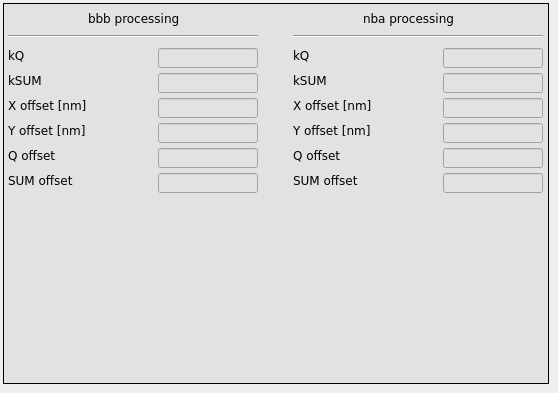
      <widget class="QWidget" name="Lin_2">
       <attribute name="title">
        <string>Calibration</string>
       </attribute>
       <widget class="caFrame" name="caframe_8">
        <property name="geometry">
         <rect>
          <x>3</x>
          <y>3</y>
          <width>546</width>
          <height>381</height>
         </rect>
        </property>
        <property name="styleSheet">
         <string notr="true">background-color: rgb(226, 226, 226);</string>
        </property>
        <property name="frameShape">
         <enum>QFrame::Box</enum>
        </property>
        <widget class="QLabel" name="label_38">
         <property name="geometry">
          <rect>
           <x>5</x>
           <y>140</y>
           <width>75</width>
           <height>25</height>
          </rect>
         </property>
         <property name="font">
          <font>
           <family>DejaVu Sans</family>
          </font>
         </property>
         <property name="styleSheet">
          <string notr="true">color: rgb(0, 0, 0);</string>
         </property>
         <property name="text">
          <string>Q offset</string>
         </property>
        </widget>
        <widget class="QLabel" name="label_39">
         <property name="geometry">
          <rect>
           <x>5</x>
           <y>165</y>
           <width>75</width>
           <height>25</height>
          </rect>
         </property>
         <property name="font">
          <font>
           <family>DejaVu Sans</family>
          </font>
         </property>
         <property name="styleSheet">
          <string notr="true">color: rgb(0, 0, 0);</string>
         </property>
         <property name="text">
          <string>SUM offset</string>
         </property>
        </widget>
        <widget class="caTextEntry" name="catextentry_29">
         <property name="geometry">
          <rect>
           <x>155</x>
           <y>45</y>
           <width>100</width>
           <height>20</height>
          </rect>
         </property>
         <property name="font">
          <font>
           <family>DejaVu Sans</family>
           <pointsize>9</pointsize>
           <stylestrategy>PreferDefault</stylestrategy>
          </font>
         </property>
         <property name="alignment">
          <set>Qt::AlignRight|Qt::AlignTrailing|Qt::AlignVCenter</set>
         </property>
         <property name="channel" stdset="0">
          <string notr="true">$(BPM):calibration:bbb:k:q</string>
         </property>
         <property name="background">
          <color>
           <red>255</red>
           <green>255</green>
           <blue>255</blue>
          </color>
         </property>
         <property name="colorMode">
          <enum>caLineEdit::Static</enum>
         </property>
         <property name="precision">
          <number>4</number>
         </property>
         <property name="precisionMode">
          <enum>caLineEdit::Channel</enum>
         </property>
         <property name="maxValue">
          <double>2.000000000000000</double>
         </property>
         <property name="minValue">
          <double>0.100000000000000</double>
         </property>
        </widget>
        <widget class="caTextEntry" name="catextentry_30">
         <property name="geometry">
          <rect>
           <x>155</x>
           <y>95</y>
           <width>100</width>
           <height>20</height>
          </rect>
         </property>
         <property name="font">
          <font>
           <family>DejaVu Sans</family>
           <pointsize>9</pointsize>
           <stylestrategy>PreferDefault</stylestrategy>
          </font>
         </property>
         <property name="alignment">
          <set>Qt::AlignRight|Qt::AlignTrailing|Qt::AlignVCenter</set>
         </property>
         <property name="channel" stdset="0">
          <string notr="true">$(BPM):calibration:bbb:offs:x</string>
         </property>
         <property name="background">
          <color>
           <red>255</red>
           <green>255</green>
           <blue>255</blue>
          </color>
         </property>
         <property name="colorMode">
          <enum>caLineEdit::Static</enum>
         </property>
         <property name="precision">
          <number>4</number>
         </property>
         <property name="precisionMode">
          <enum>caLineEdit::Channel</enum>
         </property>
         <property name="maxValue">
          <double>2.000000000000000</double>
         </property>
         <property name="minValue">
          <double>0.100000000000000</double>
         </property>
        </widget>
        <widget class="caTextEntry" name="catextentry_32">
         <property name="geometry">
          <rect>
           <x>155</x>
           <y>120</y>
           <width>100</width>
           <height>20</height>
          </rect>
         </property>
         <property name="font">
          <font>
           <family>DejaVu Sans</family>
           <pointsize>9</pointsize>
           <stylestrategy>PreferDefault</stylestrategy>
          </font>
         </property>
         <property name="alignment">
          <set>Qt::AlignRight|Qt::AlignTrailing|Qt::AlignVCenter</set>
         </property>
         <property name="channel" stdset="0">
          <string notr="true">$(BPM):calibration:bbb:offs:y</string>
         </property>
         <property name="background">
          <color>
           <red>255</red>
           <green>255</green>
           <blue>255</blue>
          </color>
         </property>
         <property name="colorMode">
          <enum>caLineEdit::Static</enum>
         </property>
         <property name="precision">
          <number>4</number>
         </property>
         <property name="precisionMode">
          <enum>caLineEdit::Channel</enum>
         </property>
         <property name="maxValue">
          <double>2.000000000000000</double>
         </property>
         <property name="minValue">
          <double>0.100000000000000</double>
         </property>
        </widget>
        <widget class="QLabel" name="label_40">
         <property name="geometry">
          <rect>
           <x>5</x>
           <y>40</y>
           <width>45</width>
           <height>25</height>
          </rect>
         </property>
         <property name="font">
          <font>
           <family>DejaVu Sans</family>
          </font>
         </property>
         <property name="styleSheet">
          <string notr="true">color: rgb(0, 0, 0);</string>
         </property>
         <property name="text">
          <string>kQ</string>
         </property>
        </widget>
        <widget class="QLabel" name="label_41">
         <property name="geometry">
          <rect>
           <x>5</x>
           <y>65</y>
           <width>45</width>
           <height>25</height>
          </rect>
         </property>
         <property name="font">
          <font>
           <family>DejaVu Sans</family>
          </font>
         </property>
         <property name="styleSheet">
          <string notr="true">color: rgb(0, 0, 0);</string>
         </property>
         <property name="text">
          <string>kSUM</string>
         </property>
        </widget>
        <widget class="QLabel" name="label_42">
         <property name="geometry">
          <rect>
           <x>5</x>
           <y>115</y>
           <width>111</width>
           <height>25</height>
          </rect>
         </property>
         <property name="font">
          <font>
           <family>DejaVu Sans</family>
          </font>
         </property>
         <property name="styleSheet">
          <string notr="true">color: rgb(0, 0, 0);</string>
         </property>
         <property name="text">
          <string>Y offset [nm]</string>
         </property>
        </widget>
        <widget class="caTextEntry" name="catextentry_34">
         <property name="geometry">
          <rect>
           <x>155</x>
           <y>145</y>
           <width>100</width>
           <height>20</height>
          </rect>
         </property>
         <property name="font">
          <font>
           <family>DejaVu Sans</family>
           <pointsize>9</pointsize>
           <stylestrategy>PreferDefault</stylestrategy>
          </font>
         </property>
         <property name="alignment">
          <set>Qt::AlignRight|Qt::AlignTrailing|Qt::AlignVCenter</set>
         </property>
         <property name="channel" stdset="0">
          <string notr="true">$(BPM):calibration:bbb:offs:q</string>
         </property>
         <property name="background">
          <color>
           <red>255</red>
           <green>255</green>
           <blue>255</blue>
          </color>
         </property>
         <property name="colorMode">
          <enum>caLineEdit::Static</enum>
         </property>
         <property name="precision">
          <number>4</number>
         </property>
         <property name="precisionMode">
          <enum>caLineEdit::Channel</enum>
         </property>
         <property name="maxValue">
          <double>2.000000000000000</double>
         </property>
         <property name="minValue">
          <double>0.100000000000000</double>
         </property>
        </widget>
        <widget class="QLabel" name="label_43">
         <property name="geometry">
          <rect>
           <x>5</x>
           <y>90</y>
           <width>86</width>
           <height>25</height>
          </rect>
         </property>
         <property name="font">
          <font>
           <family>DejaVu Sans</family>
          </font>
         </property>
         <property name="styleSheet">
          <string notr="true">color: rgb(0, 0, 0);</string>
         </property>
         <property name="text">
          <string>X offset [nm]</string>
         </property>
        </widget>
        <widget class="caTextEntry" name="catextentry_35">
         <property name="geometry">
          <rect>
           <x>155</x>
           <y>70</y>
           <width>100</width>
           <height>20</height>
          </rect>
         </property>
         <property name="font">
          <font>
           <family>DejaVu Sans</family>
           <pointsize>9</pointsize>
           <stylestrategy>PreferDefault</stylestrategy>
          </font>
         </property>
         <property name="alignment">
          <set>Qt::AlignRight|Qt::AlignTrailing|Qt::AlignVCenter</set>
         </property>
         <property name="channel" stdset="0">
          <string notr="true">$(BPM):calibration:bbb:k:s</string>
         </property>
         <property name="background">
          <color>
           <red>255</red>
           <green>255</green>
           <blue>255</blue>
          </color>
         </property>
         <property name="colorMode">
          <enum>caLineEdit::Static</enum>
         </property>
         <property name="precision">
          <number>4</number>
         </property>
         <property name="precisionMode">
          <enum>caLineEdit::Channel</enum>
         </property>
         <property name="maxValue">
          <double>2.000000000000000</double>
         </property>
         <property name="minValue">
          <double>0.100000000000000</double>
         </property>
        </widget>
        <widget class="caTextEntry" name="catextentry_36">
         <property name="geometry">
          <rect>
           <x>155</x>
           <y>170</y>
           <width>100</width>
           <height>20</height>
          </rect>
         </property>
         <property name="font">
          <font>
           <family>DejaVu Sans</family>
           <pointsize>9</pointsize>
           <stylestrategy>PreferDefault</stylestrategy>
          </font>
         </property>
         <property name="alignment">
          <set>Qt::AlignRight|Qt::AlignTrailing|Qt::AlignVCenter</set>
         </property>
         <property name="channel" stdset="0">
          <string notr="true">$(BPM):calibration:bbb:offs:s</string>
         </property>
         <property name="background">
          <color>
           <red>255</red>
           <green>255</green>
           <blue>255</blue>
          </color>
         </property>
         <property name="colorMode">
          <enum>caLineEdit::Static</enum>
         </property>
         <property name="precision">
          <number>4</number>
         </property>
         <property name="precisionMode">
          <enum>caLineEdit::Channel</enum>
         </property>
         <property name="maxValue">
          <double>2.000000000000000</double>
         </property>
         <property name="minValue">
          <double>0.100000000000000</double>
         </property>
        </widget>
        <widget class="Line" name="line_10">
         <property name="geometry">
          <rect>
           <x>290</x>
           <y>25</y>
           <width>250</width>
           <height>16</height>
          </rect>
         </property>
         <property name="orientation">
          <enum>Qt::Horizontal</enum>
         </property>
        </widget>
        <widget class="QLabel" name="label_78">
         <property name="geometry">
          <rect>
           <x>360</x>
           <y>5</y>
           <width>96</width>
           <height>20</height>
          </rect>
         </property>
         <property name="font">
          <font>
           <family>DejaVu Sans</family>
           <pointsize>9</pointsize>
          </font>
         </property>
         <property name="text">
          <string>nba processing</string>
         </property>
        </widget>
        <widget class="Line" name="line_11">
         <property name="geometry">
          <rect>
           <x>5</x>
           <y>25</y>
           <width>250</width>
           <height>16</height>
          </rect>
         </property>
         <property name="orientation">
          <enum>Qt::Horizontal</enum>
         </property>
        </widget>
        <widget class="QLabel" name="label_79">
         <property name="geometry">
          <rect>
           <x>85</x>
           <y>5</y>
           <width>101</width>
           <height>21</height>
          </rect>
         </property>
         <property name="font">
          <font>
           <family>DejaVu Sans</family>
           <pointsize>9</pointsize>
          </font>
         </property>
         <property name="text">
          <string>bbb processing</string>
         </property>
        </widget>
        <widget class="caTextEntry" name="catextentry_33">
         <property name="geometry">
          <rect>
           <x>440</x>
           <y>120</y>
           <width>100</width>
           <height>20</height>
          </rect>
         </property>
         <property name="font">
          <font>
           <family>DejaVu Sans</family>
           <pointsize>9</pointsize>
           <stylestrategy>PreferDefault</stylestrategy>
          </font>
         </property>
         <property name="alignment">
          <set>Qt::AlignRight|Qt::AlignTrailing|Qt::AlignVCenter</set>
         </property>
         <property name="channel" stdset="0">
          <string notr="true">$(BPM):calibration:nba:offs:y</string>
         </property>
         <property name="background">
          <color>
           <red>255</red>
           <green>255</green>
           <blue>255</blue>
          </color>
         </property>
         <property name="colorMode">
          <enum>caLineEdit::Static</enum>
         </property>
         <property name="precision">
          <number>4</number>
         </property>
         <property name="precisionMode">
          <enum>caLineEdit::Channel</enum>
         </property>
         <property name="maxValue">
          <double>2.000000000000000</double>
         </property>
         <property name="minValue">
          <double>0.100000000000000</double>
         </property>
        </widget>
        <widget class="caTextEntry" name="catextentry_39">
         <property name="geometry">
          <rect>
           <x>440</x>
           <y>170</y>
           <width>100</width>
           <height>20</height>
          </rect>
         </property>
         <property name="font">
          <font>
           <family>DejaVu Sans</family>
           <pointsize>9</pointsize>
           <stylestrategy>PreferDefault</stylestrategy>
          </font>
         </property>
         <property name="alignment">
          <set>Qt::AlignRight|Qt::AlignTrailing|Qt::AlignVCenter</set>
         </property>
         <property name="channel" stdset="0">
          <string notr="true">$(BPM):calibration:nba:offs:s</string>
         </property>
         <property name="background">
          <color>
           <red>255</red>
           <green>255</green>
           <blue>255</blue>
          </color>
         </property>
         <property name="colorMode">
          <enum>caLineEdit::Static</enum>
         </property>
         <property name="precision">
          <number>4</number>
         </property>
         <property name="precisionMode">
          <enum>caLineEdit::Channel</enum>
         </property>
         <property name="maxValue">
          <double>2.000000000000000</double>
         </property>
         <property name="minValue">
          <double>0.100000000000000</double>
         </property>
        </widget>
        <widget class="QLabel" name="label_80">
         <property name="geometry">
          <rect>
           <x>290</x>
           <y>90</y>
           <width>86</width>
           <height>25</height>
          </rect>
         </property>
         <property name="font">
          <font>
           <family>DejaVu Sans</family>
          </font>
         </property>
         <property name="styleSheet">
          <string notr="true">color: rgb(0, 0, 0);</string>
         </property>
         <property name="text">
          <string>X offset [nm]</string>
         </property>
        </widget>
        <widget class="caTextEntry" name="catextentry_31">
         <property name="geometry">
          <rect>
           <x>440</x>
           <y>45</y>
           <width>100</width>
           <height>20</height>
          </rect>
         </property>
         <property name="font">
          <font>
           <family>DejaVu Sans</family>
           <pointsize>9</pointsize>
           <stylestrategy>PreferDefault</stylestrategy>
          </font>
         </property>
         <property name="alignment">
          <set>Qt::AlignRight|Qt::AlignTrailing|Qt::AlignVCenter</set>
         </property>
         <property name="channel" stdset="0">
          <string notr="true">$(BPM):calibration:nba:k:q</string>
         </property>
         <property name="background">
          <color>
           <red>255</red>
           <green>255</green>
           <blue>255</blue>
          </color>
         </property>
         <property name="colorMode">
          <enum>caLineEdit::Static</enum>
         </property>
         <property name="precision">
          <number>4</number>
         </property>
         <property name="precisionMode">
          <enum>caLineEdit::Channel</enum>
         </property>
         <property name="maxValue">
          <double>2.000000000000000</double>
         </property>
         <property name="minValue">
          <double>0.100000000000000</double>
         </property>
        </widget>
        <widget class="caTextEntry" name="catextentry_46">
         <property name="geometry">
          <rect>
           <x>440</x>
           <y>95</y>
           <width>100</width>
           <height>20</height>
          </rect>
         </property>
         <property name="font">
          <font>
           <family>DejaVu Sans</family>
           <pointsize>9</pointsize>
           <stylestrategy>PreferDefault</stylestrategy>
          </font>
         </property>
         <property name="alignment">
          <set>Qt::AlignRight|Qt::AlignTrailing|Qt::AlignVCenter</set>
         </property>
         <property name="channel" stdset="0">
          <string notr="true">$(BPM):calibration:nba:offs:x</string>
         </property>
         <property name="background">
          <color>
           <red>255</red>
           <green>255</green>
           <blue>255</blue>
          </color>
         </property>
         <property name="colorMode">
          <enum>caLineEdit::Static</enum>
         </property>
         <property name="precision">
          <number>4</number>
         </property>
         <property name="precisionMode">
          <enum>caLineEdit::Channel</enum>
         </property>
         <property name="maxValue">
          <double>2.000000000000000</double>
         </property>
         <property name="minValue">
          <double>0.100000000000000</double>
         </property>
        </widget>
        <widget class="QLabel" name="label_81">
         <property name="geometry">
          <rect>
           <x>290</x>
           <y>65</y>
           <width>45</width>
           <height>25</height>
          </rect>
         </property>
         <property name="font">
          <font>
           <family>DejaVu Sans</family>
          </font>
         </property>
         <property name="styleSheet">
          <string notr="true">color: rgb(0, 0, 0);</string>
         </property>
         <property name="text">
          <string>kSUM</string>
         </property>
        </widget>
        <widget class="caTextEntry" name="catextentry_49">
         <property name="geometry">
          <rect>
           <x>440</x>
           <y>70</y>
           <width>100</width>
           <height>20</height>
          </rect>
         </property>
         <property name="font">
          <font>
           <family>DejaVu Sans</family>
           <pointsize>9</pointsize>
           <stylestrategy>PreferDefault</stylestrategy>
          </font>
         </property>
         <property name="alignment">
          <set>Qt::AlignRight|Qt::AlignTrailing|Qt::AlignVCenter</set>
         </property>
         <property name="channel" stdset="0">
          <string notr="true">$(BPM):calibration:nba:k:s</string>
         </property>
         <property name="background">
          <color>
           <red>255</red>
           <green>255</green>
           <blue>255</blue>
          </color>
         </property>
         <property name="colorMode">
          <enum>caLineEdit::Static</enum>
         </property>
         <property name="precision">
          <number>4</number>
         </property>
         <property name="precisionMode">
          <enum>caLineEdit::Channel</enum>
         </property>
         <property name="maxValue">
          <double>2.000000000000000</double>
         </property>
         <property name="minValue">
          <double>0.100000000000000</double>
         </property>
        </widget>
        <widget class="QLabel" name="label_82">
         <property name="geometry">
          <rect>
           <x>290</x>
           <y>165</y>
           <width>75</width>
           <height>25</height>
          </rect>
         </property>
         <property name="font">
          <font>
           <family>DejaVu Sans</family>
          </font>
         </property>
         <property name="styleSheet">
          <string notr="true">color: rgb(0, 0, 0);</string>
         </property>
         <property name="text">
          <string>SUM offset</string>
         </property>
        </widget>
        <widget class="QLabel" name="label_83">
         <property name="geometry">
          <rect>
           <x>290</x>
           <y>140</y>
           <width>75</width>
           <height>25</height>
          </rect>
         </property>
         <property name="font">
          <font>
           <family>DejaVu Sans</family>
          </font>
         </property>
         <property name="styleSheet">
          <string notr="true">color: rgb(0, 0, 0);</string>
         </property>
         <property name="text">
          <string>Q offset</string>
         </property>
        </widget>
        <widget class="caTextEntry" name="catextentry_52">
         <property name="geometry">
          <rect>
           <x>440</x>
           <y>145</y>
           <width>100</width>
           <height>20</height>
          </rect>
         </property>
         <property name="font">
          <font>
           <family>DejaVu Sans</family>
           <pointsize>9</pointsize>
           <stylestrategy>PreferDefault</stylestrategy>
          </font>
         </property>
         <property name="alignment">
          <set>Qt::AlignRight|Qt::AlignTrailing|Qt::AlignVCenter</set>
         </property>
         <property name="channel" stdset="0">
          <string notr="true">$(BPM):calibration:nba:offs:q</string>
         </property>
         <property name="background">
          <color>
           <red>255</red>
           <green>255</green>
           <blue>255</blue>
          </color>
         </property>
         <property name="colorMode">
          <enum>caLineEdit::Static</enum>
         </property>
         <property name="precision">
          <number>4</number>
         </property>
         <property name="precisionMode">
          <enum>caLineEdit::Channel</enum>
         </property>
         <property name="maxValue">
          <double>2.000000000000000</double>
         </property>
         <property name="minValue">
          <double>0.100000000000000</double>
         </property>
        </widget>
        <widget class="QLabel" name="label_84">
         <property name="geometry">
          <rect>
           <x>290</x>
           <y>40</y>
           <width>45</width>
           <height>25</height>
          </rect>
         </property>
         <property name="font">
          <font>
           <family>DejaVu Sans</family>
          </font>
         </property>
         <property name="styleSheet">
          <string notr="true">color: rgb(0, 0, 0);</string>
         </property>
         <property name="text">
          <string>kQ</string>
         </property>
        </widget>
        <widget class="QLabel" name="label_85">
         <property name="geometry">
          <rect>
           <x>290</x>
           <y>115</y>
           <width>111</width>
           <height>25</height>
          </rect>
         </property>
         <property name="font">
          <font>
           <family>DejaVu Sans</family>
          </font>
         </property>
         <property name="styleSheet">
          <string notr="true">color: rgb(0, 0, 0);</string>
         </property>
         <property name="text">
          <string>Y offset [nm]</string>
         </property>
        </widget>
       </widget>
      </widget>
